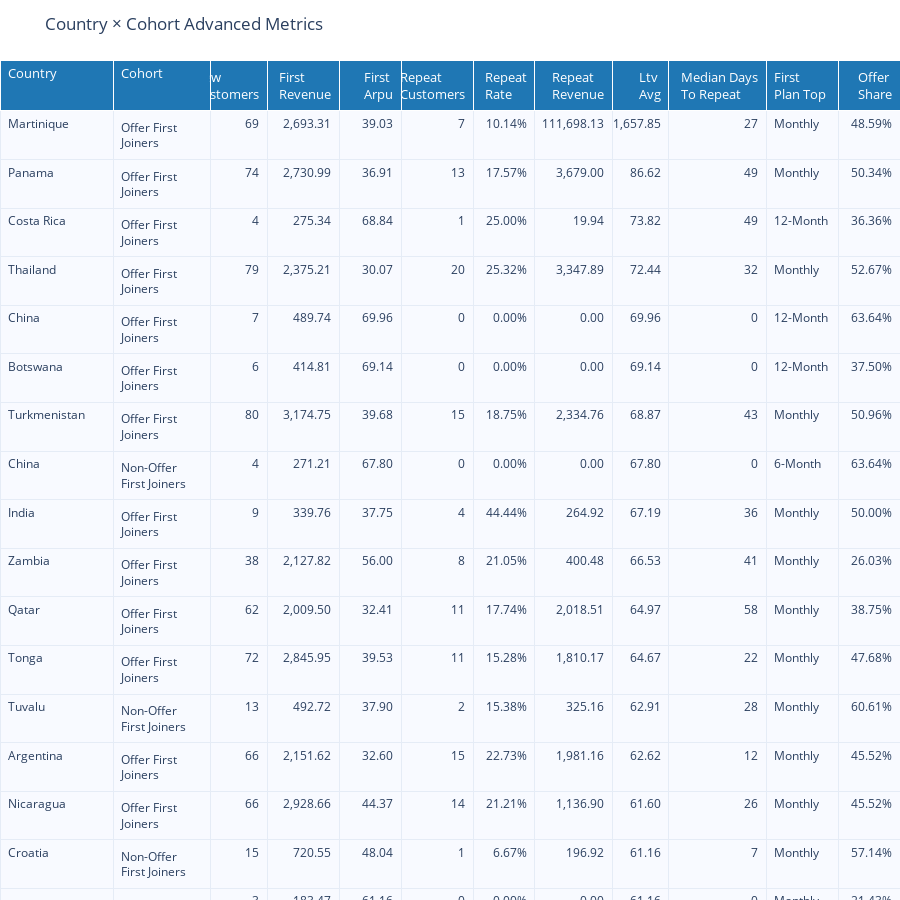

Notebook code cell kept with this figure:
### Markdown cell above
## Interactive Table (Management View)

How to read:
- Sort by LTV Avg to prioritize high-value markets.
- Compare Repeat Rate across cohorts to assess stickiness.
- Use Offer Share to spot promo dependence and risk.
- First Plan Top guides plan-led creative and upsell timing.

### Code cell
display_cols = [
    'country','cohort','new_customers','first_revenue','first_arpu',
    'repeat_customers','repeat_rate','repeat_revenue','ltv_avg',
    'median_days_to_repeat','first_plan_top','offer_share'
]
tbl = summary[display_cols].copy()
# Keep rates as proportions and format via Plotly for readability
tbl = tbl.sort_values(['ltv_avg','repeat_rate'], ascending=[False, False])
import plotly.graph_objects as go
row_h, header_h = 26, 34
col_align = ['left','left','right','right','right','right','right','right','right','right','left','right']
col_formats = [None, None, ',d', ',.2f', ',.2f', ',d', '.2%', ',.2f', ',.2f', ',d', None, '.2%']
col_widths = [220, 190, 110, 140, 120, 140, 120, 150, 110, 190, 140, 120]
fig_tbl = go.Figure(data=[go.Table(
    columnorder=list(range(1, len(display_cols)+1)),
    columnwidth=col_widths,
    header=dict(
        values=[c.replace('_',' ').title() for c in tbl.columns],
        fill_color='#1f77b4',
        font=dict(color='white', size=13),
        align=['left','left','right','right','right','right','right','right','right','right','left','right'],
        height=header_h
    ),
    cells=dict(
        values=[tbl[c] for c in tbl.columns],
        align=col_align,
        format=col_formats,
        height=row_h,
        fill=dict(color='#F8FAFF'),
        font=dict(size=12),
        line_color='#E5ECF6'
    )
)])
fig_tbl.update_layout(
    title='Country × Cohort Advanced Metrics',
    height=900,
    margin=dict(l=0, r=0, t=60, b=0)
)
fig_tbl.show()

### Figure 1 — Plotly figure (JSON) as saved in the notebook; plotly's stock layout.template omitted (floating-point values rounded to 4 significant figures; data arrays with more than 128 entries replaced by an {"elided": "..."} marker saying what was removed)
{"data": [{"cells": {"align": ["left", "left", "right", "right", "right", "right", "right", "right", "right", "right", "left", "right"], "fill": {"color": "#F8FAFF"}, "font": {"size": 12}, "format": [null, null, ",d", ",.2f", ",.2f", ",d", ".2%", ",.2f", ",.2f", ",d", null, ".2%"], "height": 26, "line": {"color": "#E5ECF6"}, "values": {"elided": "12x313 mixed values"}}, "columnorder": [1, 2, 3, 4, 5, 6, 7, 8, 9, 10, 11, 12], "columnwidth": [220, 190, 110, 140, 120, 140, 120, 150, 110, 190, 140, 120], "header": {"align": ["left", "left", "right", "right", "right", "right", "right", "right", "right", "right", "left", "right"], "fill": {"color": "#1f77b4"}, "font": {"color": "white", "size": 13}, "height": 34, "values": ["Country", "Cohort", "New Customers", "First Revenue", "First Arpu", "Repeat Customers", "Repeat Rate", "Repeat Revenue", "Ltv Avg", "Median Days To Repeat", "First Plan Top", "Offer Share"]}, "type": "table"}], "layout": {"height": 900, "margin": {"b": 0, "l": 0, "r": 0, "t": 60}, "title": {"text": "Country × Cohort Advanced Metrics"}}}
